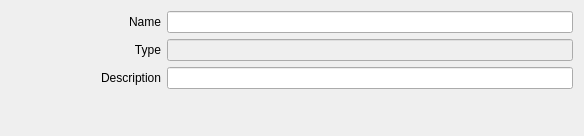
<?xml version="1.0" encoding="UTF-8"?>
<ui version="4.0">
 <class>Form</class>
 <widget class="QWidget" name="Form">
  <property name="geometry">
   <rect>
    <x>0</x>
    <y>0</y>
    <width>584</width>
    <height>136</height>
   </rect>
  </property>
  <property name="sizePolicy">
   <sizepolicy hsizetype="Preferred" vsizetype="Preferred">
    <horstretch>0</horstretch>
    <verstretch>0</verstretch>
   </sizepolicy>
  </property>
  <property name="windowTitle">
   <string>Form</string>
  </property>
  <layout class="QVBoxLayout" name="verticalLayout_3" stretch="0">
   <item>
    <layout class="QFormLayout" name="formLayout">
     <property name="fieldGrowthPolicy">
      <enum>QFormLayout::ExpandingFieldsGrow</enum>
     </property>
     <property name="formAlignment">
      <set>Qt::AlignLeading|Qt::AlignLeft|Qt::AlignTop</set>
     </property>
     <item row="0" column="0">
      <widget class="QLabel" name="label">
       <property name="minimumSize">
        <size>
         <width>150</width>
         <height>0</height>
        </size>
       </property>
       <property name="text">
        <string>Name</string>
       </property>
       <property name="alignment">
        <set>Qt::AlignRight|Qt::AlignTrailing|Qt::AlignVCenter</set>
       </property>
      </widget>
     </item>
     <item row="0" column="1">
      <widget class="QLineEdit" name="ui_name">
       <property name="sizePolicy">
        <sizepolicy hsizetype="Expanding" vsizetype="Fixed">
         <horstretch>0</horstretch>
         <verstretch>0</verstretch>
        </sizepolicy>
       </property>
       <property name="minimumSize">
        <size>
         <width>200</width>
         <height>0</height>
        </size>
       </property>
      </widget>
     </item>
     <item row="1" column="0">
      <widget class="QLabel" name="label_3">
       <property name="minimumSize">
        <size>
         <width>150</width>
         <height>0</height>
        </size>
       </property>
       <property name="text">
        <string>Type</string>
       </property>
       <property name="alignment">
        <set>Qt::AlignRight|Qt::AlignTrailing|Qt::AlignVCenter</set>
       </property>
      </widget>
     </item>
     <item row="1" column="1">
      <widget class="QLineEdit" name="ui_type">
       <property name="enabled">
        <bool>false</bool>
       </property>
       <property name="minimumSize">
        <size>
         <width>200</width>
         <height>0</height>
        </size>
       </property>
       <property name="readOnly">
        <bool>true</bool>
       </property>
      </widget>
     </item>
     <item row="2" column="0">
      <widget class="QLabel" name="label_2">
       <property name="minimumSize">
        <size>
         <width>150</width>
         <height>0</height>
        </size>
       </property>
       <property name="text">
        <string>Description</string>
       </property>
       <property name="alignment">
        <set>Qt::AlignRight|Qt::AlignTrailing|Qt::AlignVCenter</set>
       </property>
      </widget>
     </item>
     <item row="2" column="1">
      <widget class="QLineEdit" name="ui_description">
       <property name="minimumSize">
        <size>
         <width>200</width>
         <height>0</height>
        </size>
       </property>
       <property name="readOnly">
        <bool>false</bool>
       </property>
      </widget>
     </item>
    </layout>
   </item>
  </layout>
 </widget>
 <resources/>
 <connections/>
</ui>
